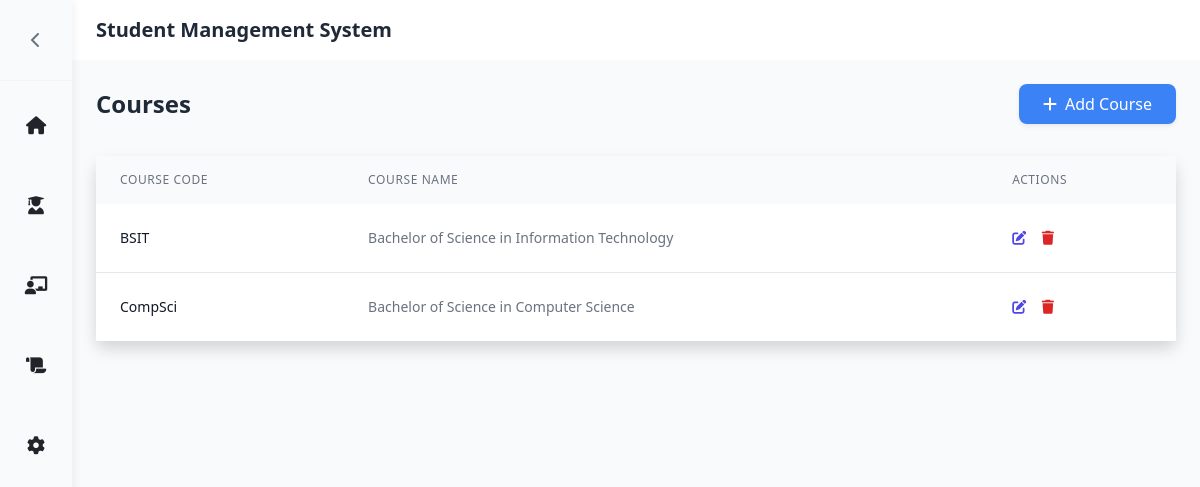
Before: /courses/ with the older database file.
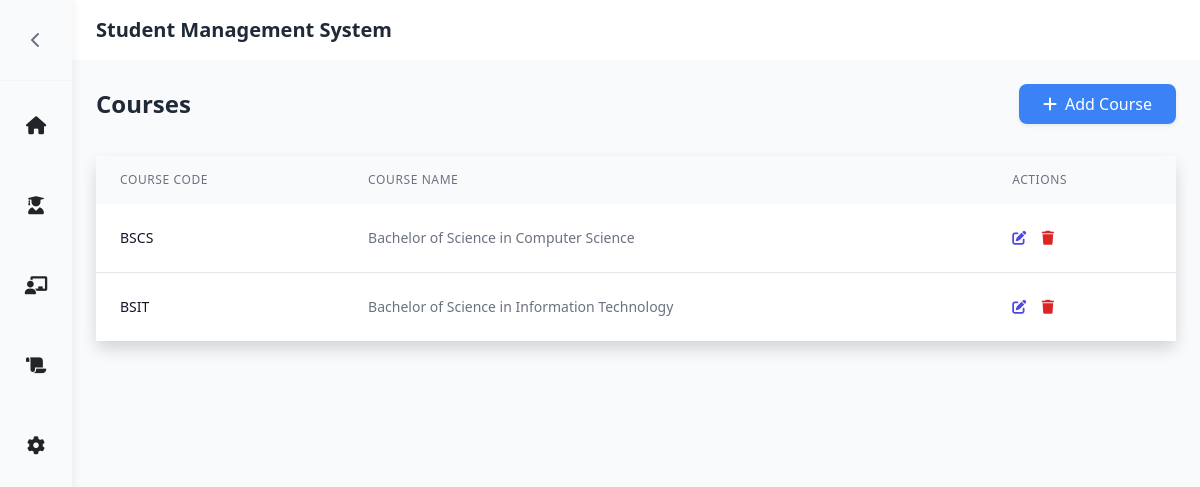
After: the same page with the newer database file.
### SMSapp/models.py (models this page shows, shortened)
class Course(models.Model):
    course_abv = models.CharField(max_length=10, primary_key=True)
    course_name = models.CharField(max_length=100)

### SMSapp/views.py (the view)
# urls.py: path('courses/', views.courses, name='courses'),
def courses(request):
    return render(request, 'courses.html', {'courses': Course.objects.all()})

### SMSapp/templates/courses.html (shortened to what this page needs)
{% extends 'base.html' %}
{% load static %}
{% block content %}
<div class="p-4 bg-gray-50">
    <div class="flex justify-between items-center mb-6">
        <h2 class="text-2xl font-semibold text-gray-800">Courses</h2>
        <button type="button"
                class="px-4 py-2 bg-blue-500 text-white rounded-lg hover:bg-blue-600 transition-colors duration-200 flex items-center gap-2 shadow-sm"
                onclick="openModal()">
            <i class="fas fa-plus"></i>
            <span>Add Course</span>
        </button>
    </div>
    <div class="mt-8">
        <div class="bg-white rounded-lg shadow">
            <table class="min-w-full">
                <thead class="bg-gray-50">
                    <tr>
                        <th class="px-6 py-3 text-left text-xs font-medium text-gray-500 uppercase tracking-wider">
                            Course Code
                        </th>
                        <th class="px-6 py-3 text-left text-xs font-medium text-gray-500 uppercase tracking-wider">
                            Course Name
                        </th>
                        <th class="px-6 py-3 text-left text-xs font-medium text-gray-500 uppercase tracking-wider">
                            Actions
                        </th>
                    </tr>
                </thead>
                <tbody class="bg-white divide-y divide-gray-200">
                    {% for course in courses %}
                    <tr>
                        <td class="px-6 py-4 whitespace-nowrap text-sm font-medium text-gray-900">
                            {{ course.course_abv }}
                        </td>
                        <td class="px-6 py-4 whitespace-nowrap text-sm text-gray-500">
                            {{ course.course_name }}
                        </td>
                        <td class="px-6 py-4 whitespace-nowrap text-sm text-gray-500">
                            <button onclick="editCourse('{{ course.course_abv }}')" class="text-indigo-600 hover:text-indigo-900">
                                <i class="fas fa-edit"></i>
                            </button>
                            <button onclick="deleteCourse('{{ course.course_abv }}')" class="ml-3 text-red-600 hover:text-red-900">
                                <i class="fas fa-trash"></i>
                            </button>
                        </td>
                    </tr>
                    {% endfor %}
                </tbody>
            </table>
        </div>
    </div>
</div>
{% endblock %}

Changed rows visible on the page:
removed Course: course_abv "CompSci", course_name "Bachelor of Science in Computer Science"
added Course: course_abv "BSCS", course_name "Bachelor of Science in Computer Science"
